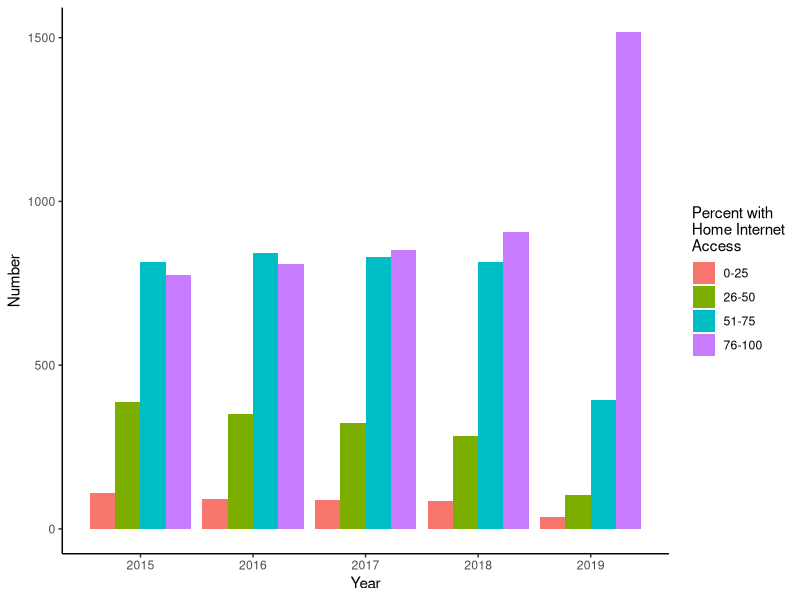
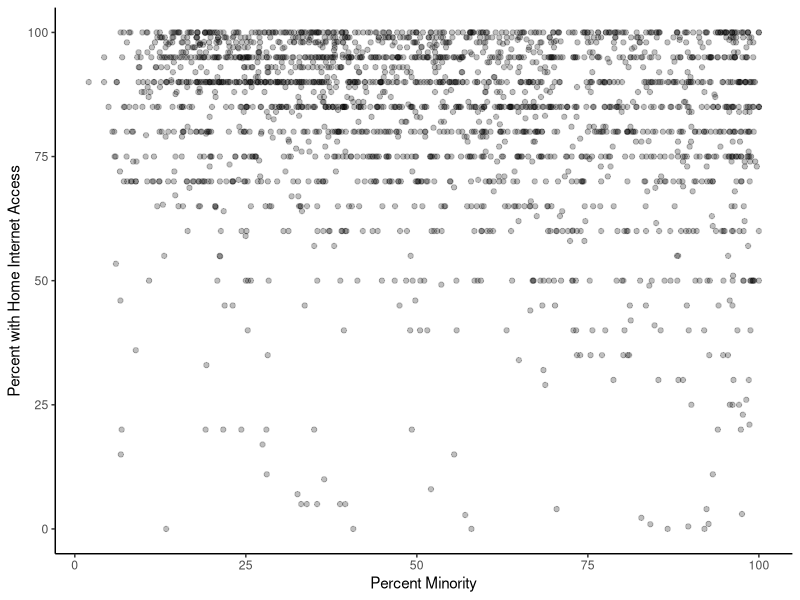
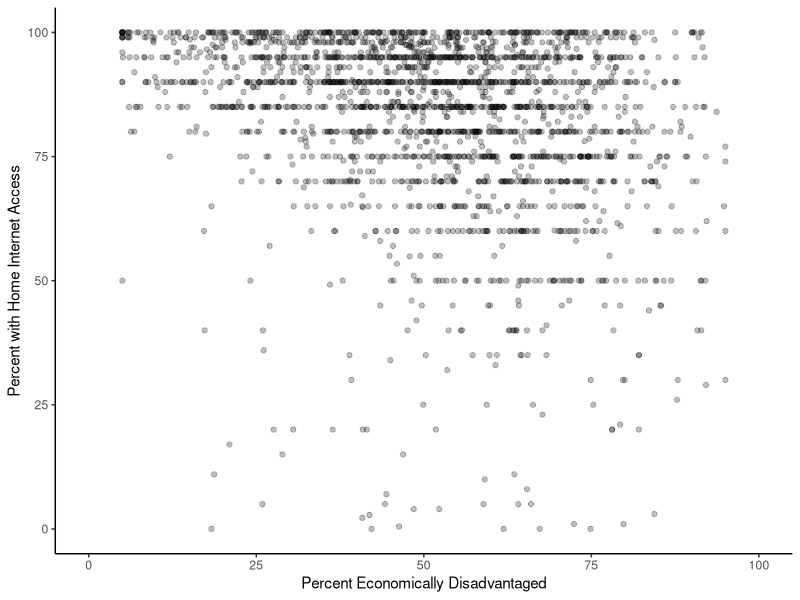

Write R code to recreate these figures, in order.
## ---- chunk 1
knitr::opts_chunk$set(echo = TRUE, message = FALSE, warning = FALSE)
## ---- chunk 2
library(tidyverse)
library(here)
## ---- chunk 3
# statewide digital learning & media inventory by school (2015-2019)
# via https://docs.google.com/spreadsheets/d/1OUny4n_4ssCkCJDtFuHFWJ7jJkO1DfhbERl5_O1oDs0/edit#gid=1261416180
dlmi <- read.csv(here("data", "NC_Students_with_Internet_Access_at_Home.csv"))
dlmi <- dlmi %>% 
  mutate(Fiscal.Year = as.numeric(substring(Fiscal.Year, 1, 4))) %>% 
  rename(year = Fiscal.Year, number = School.Code, name = School.Name, level = SchoolLevel,
         access = X223.....of.Students.with.Home.Internet.Access) %>% 
  select(-Average.DailyMembershipRange, -EconomicallyDisadvantagedRange)
dlmi$access[dlmi$access == "-"] <- NA
dlmi$level[dlmi$level == "-"] <- NA
dlmi <- dlmi %>% 
  arrange(name, year)

# students with home internet access percentages (2019)
dlmi_2019 <- dlmi %>% 
  filter(year == 2019)

# students with home internet access percentage ranges (2015-2019)
# for multi year comparison
dlmi_range_2015 <- dlmi %>% 
  filter(year != 2019)
dlmi_range_2019 <- dlmi %>% 
  filter(year == 2019) %>% 
  mutate(access = as.numeric(access)) %>% 
  mutate(access = case_when(access >= 0 & access <= 25 ~ "0-25", access > 25 & access <= 50 ~ "26-50",
                            access > 50 & access <= 75 ~ "51-75", access > 75 & access <= 100 ~ "76-100"))
dlmi <- rbind(dlmi_range_2015, dlmi_range_2019) %>% 
  arrange(name, year)

# statewide race & gender counts by school (2019)
# via http://apps.schools.nc.gov/ords/f?p=145:221:::NO:::
ncdpi_race <- read.csv(here("data", "NCDPI_Race.csv"))
ncdpi_race <- ncdpi_race %>% 
  mutate(LEA = as.character(LEA), School = as.character(School))
ncdpi_race$LEA[as.numeric(ncdpi_race$LEA) < 100] <- paste0("0", ncdpi_race$LEA)
ncdpi_race <- ncdpi_race %>% 
  mutate(number = paste0(LEA, School)) %>%
  rename(year = Year, district = X____LEA.Name____, name = X___School.Name___,
         indigenous_m = Indian.Male, indigenous_f = Indian.Female, 
         asian_m = Asian.Male, asian_f = Asian.Female,
         hispanic_m = Hispanic.Male, hispanic_f = Hispanic.Female,
         black_m = Black.Male, black_f = Black.Female,
         white_m = White.Male, white_f = White.Female,
         pi_m = Pacific.Island.Male, pi_f = Pacific.Island.Female,
         bi_m = Two.or..More.Male, bi_f = Two.or..More.Female, total = Total) %>% 
  select(-LEA, -School)

# statewide economically disadvantaged percentages by school (2017-2019)
# via https://www.dpi.nc.gov/data-reports/school-report-cards/school-report-card-resources-researchers
ncdpi_eds <- read.csv(here("data", "NCDPI_EDS.csv"))
ncdpi_eds <- ncdpi_eds %>% 
  filter(!is.na(as.numeric(agency_code))) %>% 
  rename(number = agency_code) %>% 
  select(-pct_eds_masking)

# statewide (recurring) low performance designations by school (2018-2019)
ncdpi_low_perf <- read.csv(here("data", "NCDPI_Low_Performance.csv"))
ncdpi_low_perf <- ncdpi_low_perf %>% 
  filter(!is.na(as.numeric(agency_code))) %>% 
  rename(number = agency_code, lp = lp_school, rlp = rlp_school) %>% 
  select(year, number, lp, rlp)

# joining access and demographic datasets, losing 404 schools
dlmi_2019 <- inner_join(dlmi_2019, ncdpi_race) %>% 
  mutate(access = as.numeric(access), total = as.numeric(gsub(",", "", total)))
dlmi_2019 <- inner_join(dlmi_2019, ncdpi_eds)
## ---- chunk 4
# 91 schools missing access data
dlmi %>% 
  count(year, is.na(access))

# 116 schools not included in DLMI
anti_join(ncdpi_race, dlmi_2019, by = "number")

# identify schools without observations for all five years
dlmi %>% 
  count(name) %>% 
  filter(n != 5)

# number of schools reporting DLMI inconsistent across five years
dlmi %>% 
  count(year)

# some districts do not report DLMI data at all
dlmi_2019 %>% 
  count(district)
ncdpi_race %>% 
  count(district)
## ---- chunk 5
# count access by year
dlmi %>% 
  count(year, access) %>% 
  group_by(year) %>% 
  mutate(prop = n / sum(n))

# calculate proportion of low performing schools for each range
filter(inner_join(dlmi, ncdpi_low_perf), year == 2019) %>% 
  count(access, lp) %>% 
  group_by(access) %>% 
  mutate(prop = n / sum(n))

# identify schools that experienced decrease in access from 2015 to 2019
# 176 schools experienced such decrease
dlmi_decrease <- dlmi %>% 
  filter(year == 2015 | year == 2019) %>% 
  group_by(number) %>% 
  pivot_wider(names_from = year, values_from = access) %>% 
  filter(!is.na(`2015`) & !is.na(`2019`) & `2015` != `2019`) %>% 
  filter(as.numeric(substring(`2015`, 1, 2)) > as.numeric(substring(`2019`, 1, 2)) | 
           as.numeric(substring(`2019`, 1, 1)) == 0) %>% 
  ungroup() %>% 
  inner_join(., ncdpi_race) %>% 
  inner_join(., ncdpi_eds) %>% 
  select(-year) %>% 
  mutate(total = as.numeric(gsub(",", "", total)))
dlmi_decrease$`2019_actual` <- filter(dlmi_2019, number %in% dlmi_decrease$number)$access
dlmi_decrease <- dlmi_decrease %>% 
  mutate(`2019_low` = as.numeric(substring(`2015`, 1, 2)) - `2019_actual`,
         `2019_high` = as.numeric(substring(`2015`, 4)) - `2019_actual`)
dlmi_decrease <- dlmi_decrease[, c(1:5, 23:25, 6:22)]

# count number of districts and school types experiencing decrease
dlmi_decrease %>% 
  count(district)
dlmi_decrease %>% 
  count(level)

# count number of schools experiencing decrease which are majority minority or eds
dlmi_decrease %>% 
  count((total - white_m - white_f) / total >= 0.5)
dlmi_decrease %>% 
  count(pct_eds >= 50)

# count number of schools experiencing at least 10% decrease
dlmi_decrease %>% 
  filter(`2019_low` >= 10)

# calculate access means & medians for state & each district (2019)
# 83% mean, 89% median
dlmi_2019 %>% 
  summarize(mean = mean(access, na.rm = TRUE), median = median(access, na.rm = TRUE))

dlmi_2019 %>% 
  group_by(district) %>% 
  summarize(mean = mean(access, na.rm = TRUE), median = median(access, na.rm = TRUE)) %>% 
  arrange(mean)

# identify schools with below average access for state & that district (2019)
# 824 schools were below state average 
dlmi_2019 %>% 
  filter(!is.na(access)) %>% 
  filter(access < mean(access))
# 851 schools were below district average
dlmi_2019 %>%
  filter(!is.na(access)) %>% 
  group_by(district) %>% 
  filter(access < mean(access))
# 155 schools had below half with access
dlmi_2019 %>%
  filter(!is.na(access)) %>% 
  group_by(district) %>% 
  filter(access <= 50) %>% 
  ungroup() %>% 
  count((total - white_m - white_f) / total >= 0.5, pct_eds >= 50)

# calculate proportion of schools with below half access for each district
dlmi_2019_prop <- dlmi_2019 %>% 
  filter(!is.na(access)) %>% 
  group_by(district) %>% 
  count(access <= 50) %>% 
  filter(`access <= 50`)
dlmi_2019_prop$sum <- filter(count(ncdpi_race, vars = district), vars %in% dlmi_2019_prop$district)$n
dlmi_2019_prop <- dlmi_2019_prop %>% 
  mutate(prop = n / sum) %>% 
  select(district, n, sum, prop) %>% 
  arrange(desc(prop))

# count number of schools with majority minority (1156/2236)
# count number of majority minority schools with below average access (502/1156)
# count number of majority white schools with below average access (322/1080)
dlmi_2019 %>%
  filter(!is.na(access)) %>% 
  count((total - white_m - white_f) / total >= 0.5, access < mean(access))

# count number of majority minority schools with less than half access (111/1156)
# count number of majority white schools with less than half access (44/1080)
dlmi_2019 %>%
  filter(!is.na(access)) %>% 
  count((total - white_m - white_f) / total >= 0.5, access <= 50)

# count number of schools with majority economically disadvantaged "eds" (1250/2236)
# count number of majority eds schools with below average access (587/1250)
# count number of majority not eds with below average access (236/984)
dlmi_2019 %>% 
  filter(!is.na(access)) %>% 
  count(pct_eds >= 50, access < mean(access))

# count number of majority eds schools with less than half access (116/1250)
# count number of majority not eds schools with less than half access (38/984)
dlmi_2019 %>% 
  filter(!is.na(access)) %>% 
  count(pct_eds >= 50, access <= 50)

# count number of majority minority and eds schools with below average access (416)
dlmi_2019 %>% 
  filter(!is.na(access)) %>% 
  count((total - white_m - white_f) / total >= 0.5, pct_eds >= 50, access < mean(access))
## ---- chunk 6
# number of schools in each bucket from 2015 to 2019
dlmi %>% 
  group_by(name) %>% 
  filter(n() == 5) %>% 
  ungroup() %>% 
  count(year, access) %>% 
  filter(!is.na(access)) %>% 
  ggplot(data = ., mapping = aes(x = year, y = n, fill = access)) +
  geom_bar(position = "dodge", stat = "identity") +
  labs(x = "Year", y = "Number", fill = "Percent with\nHome Internet\nAccess") +
  theme_classic()

# race & access
dlmi_2019 %>% 
  mutate(pct_min = (total - white_m - white_f) / total * 100) %>% 
  ggplot(data = ., mapping = aes(x = pct_min, y = access)) +
  geom_point(alpha = 0.25) +
  labs(x = "Percent Minority", y = "Percent with Home Internet Access") +
  theme_classic()

# economic disadvantage & access
ggplot(data = dlmi_2019, mapping = aes(x = pct_eds, y = access)) +
  geom_point(alpha = 0.25) +
  labs(x = "Percent Economically Disadvantaged", y = "Percent with Home Internet Access") +
  scale_x_continuous(limits = c(0, 100)) +
  theme_classic()
## ---- chunk 7
dlmi_peer <- dlmi_2019 %>% 
  mutate(pct_eds = pct_eds / 100) %>% 
  mutate(pct_min = (total - white_m - white_f) / total) %>% 
  filter(!is.na(access) & !is.na(pct_eds) & !is.na(pct_min))

below_half <- dlmi_peer %>%
  group_by(district) %>%  
  arrange(access, .by_group = T) %>% 
  select(name, level, access, district, total, pct_eds, pct_min) %>% 
  filter(access <= 50)

for (i in 1:nrow(below_half)) {
  print(dlmi_peer %>% 
          filter(district == below_half[i,]$district & level == below_half[i,]$level, 
                 total > below_half[i,]$total - 50, total < below_half[i,]$total + 50,
                 pct_eds > below_half[i,]$pct_eds - 0.05, pct_eds < below_half[i,]$pct_eds + 0.05,
                 pct_min > below_half[i,]$pct_min - 0.05, pct_min < below_half[i,]$pct_min + 0.05) %>% 
          select(name, access, district, level, total, pct_eds, pct_min) %>% 
          arrange(access))
}
